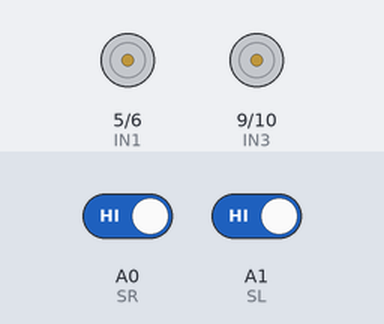
Recording of a sketch running on a simulated Arduino Uno, built with avr-gcc and run on an emulated ATmega328P. Parts: motor-driver pin pairs drawn as motors (green arrow = first pin HIGH = forward, orange = second pin HIGH = backward, longer = more drive, scaled by the enable pin). The inputs (shaded band) are chosen by the test bench; at power-on: A0 (SR) HIGH, A1 (SL) HIGH.

Above: at 1.2 s.
1.3 s: A0 (SR) driven LOW
At 2.5 s:
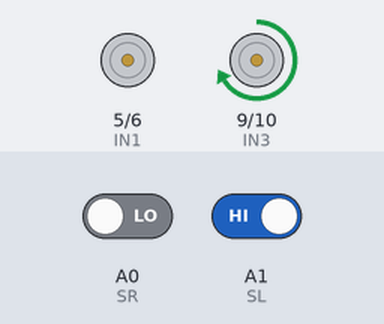
2.8 s: A1 (SL) driven LOW
At 3.9 s:
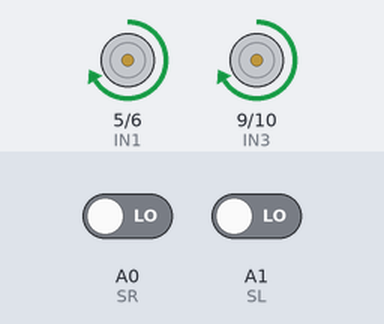
4.3 s: A0 (SR) driven HIGH
At 5.0 s:
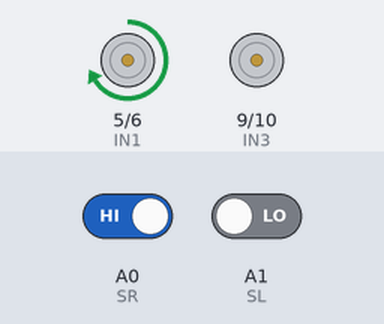
Timing chart, 0 to 7.3 s (numbered marks = the images above; inputs shaded):
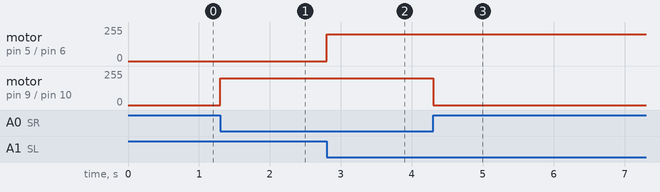

Measured:
- after the input at 1.3 s, motor on pin 9 (IN3) / pin 10 (IN4): stopped → forward 200/255 at once
- after the input at 2.8 s, motor on pin 5 (IN1) / pin 6 (IN2): stopped → forward 200/255 at once
- after the input at 4.3 s, motor on pin 9 (IN3) / pin 10 (IN4): forward 200/255 → stopped at once

The sketch:

line_follower_robot.ino
```cpp
int ENA = 3;
int IN1 = 5;
int IN2 = 6;
int IN3 = 9;
int IN4 = 10;
int ENB = 11;
int SR = A0;
int SL = A1;
void setup() {
pinMode(IN1 , OUTPUT);
pinMode(IN2 , OUTPUT);
pinMode(IN3 , OUTPUT);
pinMode(IN4 , OUTPUT);
pinMode(SR , INPUT);
pinMode(SL , INPUT);
}

void loop() {
  if(digitalRead(SR) == 0 && digitalRead(SL) == 0)
  {
    analogWrite(ENA , 200);
    digitalWrite(IN1 , 1);
    digitalWrite(IN2 , 0);
    digitalWrite(IN3 , 1);
    digitalWrite(IN4 , 0);
    analogWrite(ENB , 200);
  }
  else if(digitalRead(SR) == 1 && digitalRead(SL) == 0)
  {
    analogWrite(ENA , 200);
    digitalWrite(IN1 , 1);
    digitalWrite(IN2 , 0);
    digitalWrite(IN3 , 0);
    digitalWrite(IN4 , 0);
    analogWrite(ENB , 0);
  }
  else if(digitalRead(SR) == 0 && digitalRead(SL) == 1)
  {
    analogWrite(ENA , 0);
    digitalWrite(IN1 , 0);
    digitalWrite(IN2 , 0);
    digitalWrite(IN3 , 1);
    digitalWrite(IN4 , 0);
    analogWrite(ENB , 200);
  }
  else
  {
    analogWrite(ENA , 0);
    digitalWrite(IN1 , 0);
    digitalWrite(IN2 , 0);
    digitalWrite(IN3 , 0);
    digitalWrite(IN4 , 0);
    analogWrite(ENB , 0);
  }
}
```
